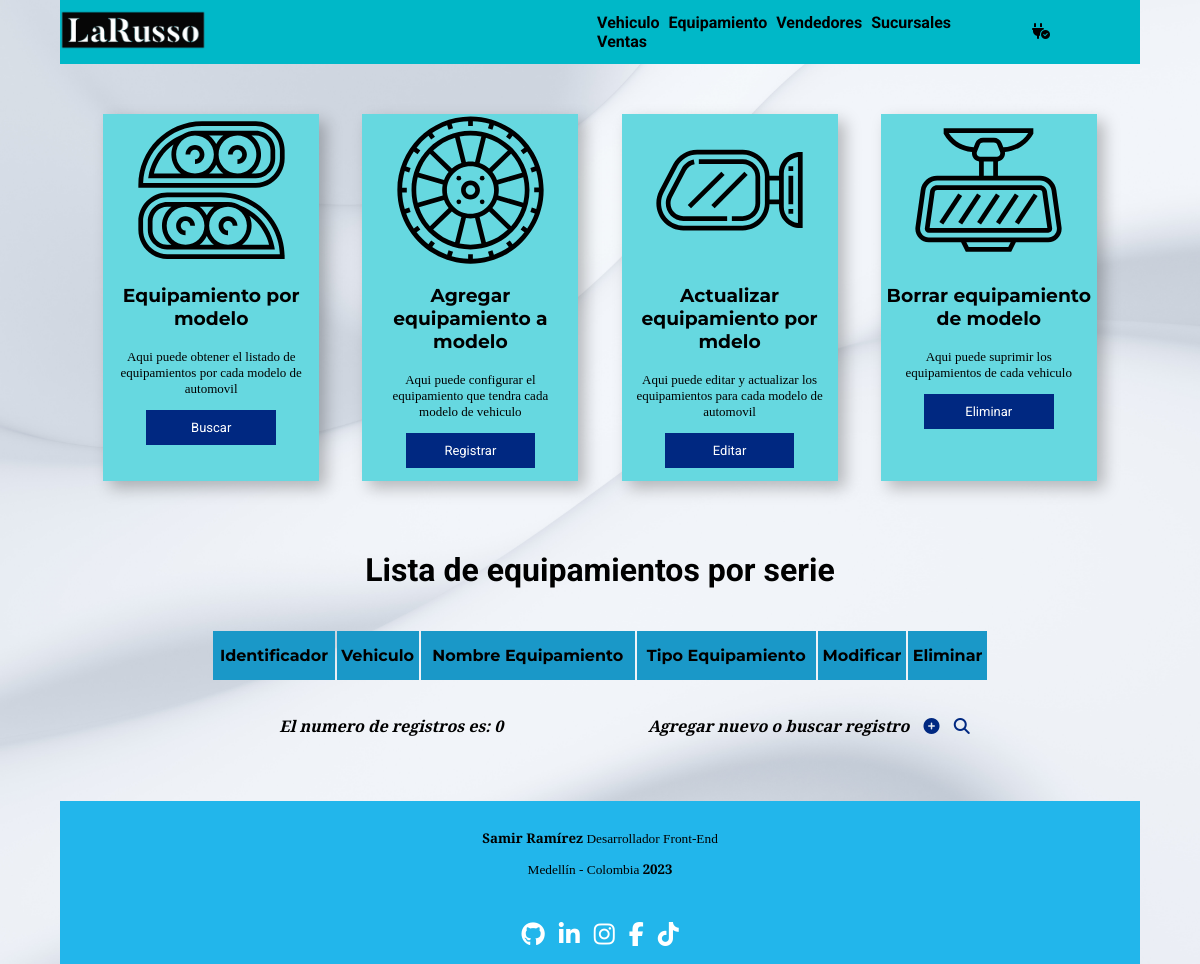
The app's page /equipamiento/crear/equipamientoxmodelo/index.php, older data.
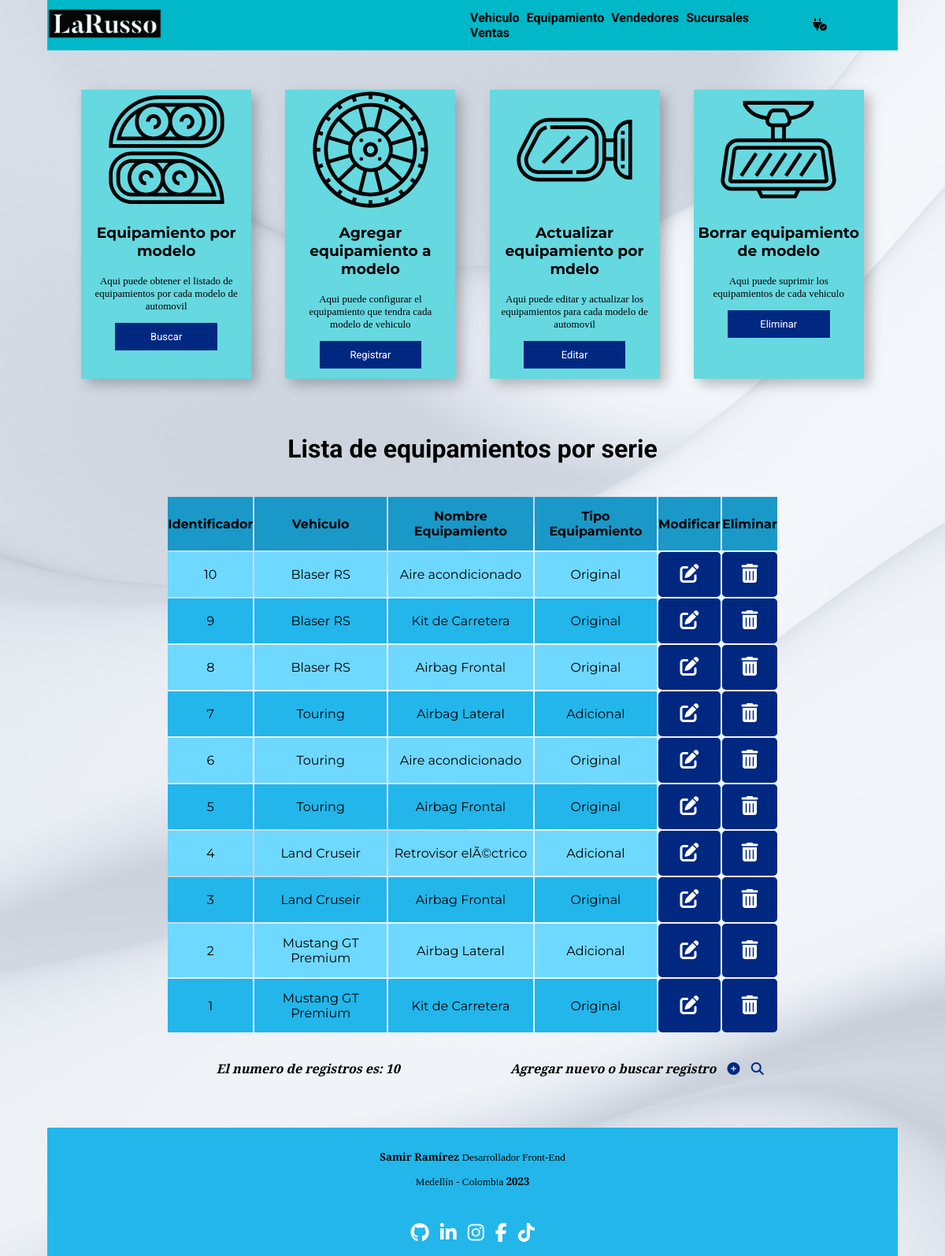
The same page, newer data.
### tables this page shows
CREATE TABLE `equipamiento_x_modelo` (
  `id_eq_x_modelo` int(8) NOT NULL,
  `Id_vehiculo` int(8) NOT NULL,
  `id_equipamiento` int(8) NOT NULL,
  `id_tipo_eq` int(8) NOT NULL
);

CREATE TABLE `vehiculos` (
  `Id_vehiculo` int(8) NOT NULL,
  `marca_veh` varchar(30) NOT NULL,
  `serie_veh` varchar(30) NOT NULL,
  `modelo_veh` varchar(5) NOT NULL,
  `bastidor_veh` varchar(20) NOT NULL,
  `potencia_veh` varchar(20) NOT NULL,
  `motor_veh` varchar(15) NOT NULL,
  `nro_cilindros_veh` varchar(10) NOT NULL,
  `cilindrada_veh` varchar(10) NOT NULL,
  `precio_veh` int(15) NOT NULL,
  `descuento_veh` decimal(5,0) NOT NULL
);

CREATE TABLE `equipamiento` (
  `id_equipamiento` int(8) NOT NULL,
  `nombre_eq` varchar(30) NOT NULL,
  `precio_eq` int(7) NOT NULL
);

CREATE TABLE `tipo_equipamiento` (
  `id_tipo_eq` int(8) NOT NULL,
  `nombre_tipo_eq` varchar(30) NOT NULL
);

### equipamiento/crear/equipamientoxmodelo/function-view.php (the view)
<?php
    $consult= "SELECT exm.*, m.serie_veh, ne.nombre_eq, te.nombre_tipo_eq FROM equipamiento_x_modelo AS exm JOIN vehiculos AS m ON exm.Id_vehiculo=m.Id_vehiculo JOIN equipamiento AS ne ON exm.id_equipamiento=ne.id_equipamiento JOIN tipo_equipamiento AS te ON exm.id_tipo_eq=te.id_tipo_eq ORDER BY id_eq_x_modelo DESC";
    if($result= mysqli_query($cnx, $consult)) {
        echo "<table class='list-tipo'>
        <tr class='row-table'>
            <th class='th-table'>Identificador</th>
            <th class='th-table'>Vehiculo</th>
            <th class='th-table'>Nombre Equipamiento</th>
            <th class='th-table'>Tipo Equipamiento</th>
            <th class='th-table'>Modificar</th>
            <th class='th-table'>Eliminar</th>
        </tr>";
        while($rows= mysqli_fetch_array($result)) {
            echo "<tr class='row-td-table'>
            <td class='td-table'>". $rows['id_eq_x_modelo'] ."</td>
            <td class='td-table'>". $rows['serie_veh'] ."</td>
            <td class='td-table'>". $rows['nombre_eq'] ."</td>
            <td class='td-table'>". $rows['nombre_tipo_eq'] ."</td>
            <td class='td-table-btn'>
                <a class='td-btn-table' href='editar/frm-editar.php?ide=" .$rows['id_eq_x_modelo']. "'>
                    <i class='fa-solid fa-pen-to-square'></i>
                </a>
            </td>
            <td class='td-table-btn'>
                <a class='td-btn-table' href='borrar/confirm-delete.php?ide=" .$rows['id_eq_x_modelo']. "'>
                    <i class='fa-solid fa-trash-can'></i>
                </a>
            </td>
        </tr>";
        }
       echo "</table>";
       $controws= mysqli_num_rows($result);
       echo "<div class='cont-count-add'>
       <div class='count'>
           <h2 class='h2-count'>
               El numero de registros es: $controws
           </h2>
       </div>
       <div class='add'>
           <h2 class='h2-add'>
               Agregar nuevo o buscar registro
               <a href='crear/form.php' class='a-add'>
                   <i class='fa-solid fa-circle-plus'></i>
               </a>
               <a href='consulta/consult.php' class= 'a-add'>
                    <i class='fa-solid fa-magnifying-glass'></i>
                </a>
           </h2>
       </div>
   </div>";
    }
?>

### equipamiento/crear/equipamientoxmodelo/index.php (shortened to what this page needs)
<!DOCTYPE html>
<html lang="en">
<head>
    <link rel="stylesheet" href="../../../assents/css/reset.css">
    <link rel="stylesheet" href="../../../assents/css/cars/index.css">
    <link rel="stylesheet" href="../../../assents/css/equipamiento/tipos/view.css">
</head>
<body>
    <header>
        <nav>
            <div class="logo">
                <img class="logo-img" src="../../../assents/img/logo2.png" alt="">
            </div>
            <div class="menu">
                <a class="link" href="../../../vehiculos/index.php">Vehiculo</a>
                <a class="link" href="../../../equipamiento/index.php">Equipamiento</a>
                <a class="link" href="../../../vendedores/index.php">Vendedores</a>
                <a class="link" href="../../../sucursales/index.php">Sucursales</a>
                <a class="link" href="../../../ventas/index.php">Ventas</a>
            </div>
            <div class="cnx">
                <?php
                    require ("../../../cnx.php");
                ?>
            </div>
        </nav>
    </header>
    <section>
        <article class="cards">
            <div class="img-card">
                <img src="../../../assents/img/lagicons/car-front-headlamp-svgrepo-com.svg" alt="Buscar vehiculo" class="img-srch">
            </div>
            <div class="body-card">
                <h1 class="p-card">Equipamiento por modelo</h1>
            </div>
            <div class="footer-card">
                <h3 class="txt-card">Aqui puede obtener el listado de equipamientos por cada modelo de automovil</h3>
            </div>
            <a class="a-card" href="consultar/index-consulta.php">
                <div class="btn-card">
                    <p class="p-btn">Buscar</p>
                </div>
            </a>
        </article>
        <article class="cards">
            <div class="img-card">
                <img src="../../../assents/img/lagicons/car-metal-steel-svgrepo-com.svg" alt="Crear vehiculo" class="img-create">
            </div>
            <div class="body-card">
                <h1 class="p-card">Agregar  equipamiento a modelo</h1>
            </div>
            <div  class="footer-card">
                <h3 class="txt-card">Aqui puede configurar el equipamiento que tendra cada modelo de vehiculo</h3>
            </div>
            <a class="a-card" href="crear/form.php">
                <div class="btn-card">
                    <p class="p-btn">Registrar</p>
                </div>
            </a>
        </article>
        <article class="cards">
            <div class="img-card">
                <img src="../../../assents/img/lagicons/car-door-mirror-svgrepo-com.svg" alt="Actualizar vehiculo" class="img-updt">
            </div>
            <div class="body-card">
                <h1 class="p-card">Actualizar equipamiento por mdelo</h1>
            </div>
            <div class="footer-card">
                <h3 class="txt-card">Aqui puede editar y actualizar los equipamientos para cada modelo de automovil</h3>
            </div>
            <a class="a-card" href="consultar/index-consulta.php">
                <div class="btn-card">
                    <p class="p-btn">Editar</p>
                </div>
            </a>
        </article>
        <article class="cards">
            <div class="img-card">
                <img src="../../../assents/img/lagicons/back-car-mirror-svgrepo-com.svg" alt="Borrar registro" class="img-dlt">
            </div>
            <div class="body-card">
                <h1 class="p-card">Borrar equipamiento de modelo</h1>
            </div>
            <div class="footer-card">
                <h3 class="txt-card">Aqui puede suprimir los equipamientos de cada vehiculo</h3>
            </div>
            <a class="a-card" href="../equipamiento/crear/tipo/view.php">
                <div class="btn-card">
                    <p class="p-btn">Eliminar</p>
                </div>
            </a>
        </article>
    </section>
    <section class="sct-list-tipo">
        <div class="title">
            <h1 class="h1-title">
                Lista de equipamientos por serie
            </h1>
        </div>
        <div class="cont-table">
           <?php
                include("function-view.php");
           ?>
        </div>
    </section>
    <footer>
        <div class="footer">
            <div class="dev">
                <p class="p-footer"><strong>Samir Ramírez</strong> Desarrollador Front-End</p>
                <p class="p-footer">Medellín - Colombia <strong>2023</strong></p>
            </div>
            <div class="networks">
                <a class="icon_link" href="https://github.com/SamirFront-End" target="github"><i class="fa-brands fa-github"></i></a>
                <a class="icon_link" href="https://www.linkedin.com/in/samir-ramirez-0254621a5/" target="linkedin"><i class="fa-brands fa-linkedin-in"></i></a>
                <a class="icon_link" href="https://instagram.com/miramirez1987" target="instagram"><i class="fa-brands fa-instagram"></i></a>
                <a class="icon_link" href="https://www.facebook.com/samiramirez1987" target="facebook"><i class="fa-brands fa-facebook-f"></i></a>
                <a class="icon_link" href="https://www.tiktok.com/@samdevfreelance" target="tiktok"><i class="fa-brands fa-tiktok"></i></a>
            </div>
        </div>
    </footer>
</body>
</html>

### cnx.php
<?php
    $host= "localhost";
    $db= "lag";
    $usr= "root";
    $psw= "";
    $cnx= mysqli_connect($host, $usr, $psw, $db);
    if($cnx){
        echo "<i class='fa-solid fa-plug-circle-check'></i>";
    } else {
        echo "<i class='fa-solid fa-plug-circle-xmark'></i>";
    }
?>

### assents/css/cars/index.css (style rules this page uses)
body { background-image: url(../../img/pattern.jpg); background-repeat: no-repeat; background-size: cover; }
header { width: 90%; margin: auto; background-color: var(--colorcuatro); }
nav { display: grid; grid-template-columns: 45% 45% 10%; align-items: center; }
.logo-img { width: 30%; }
.menu { width: 80%; margin: auto; }
.link { margin: 0 2.5px; text-decoration: none; font-family: var(--fuenteuno); font-weight: bolder; color: black; }
section { width: 90%; margin: auto; margin-top: 50px; margin-bottom: 50px; display: grid; grid-template-columns: 20% 20% 20% 20%; justify-content: space-evenly; }
.cards { background-color: var(--clarocuatro); box-shadow: 7px 7px 15px rgba(0, 0, 0, 25%); }
.img-card { display: flex; justify-content: center; align-content: center; }
.img-srch, .img-create, .img-updt, .img-dlt { width: 70%; margin: auto; }
.p-card { text-align: center; font-family: var(--fuentedos); font-weight: bolder; }
.footer-card { width: 90%; margin: auto; }
.txt-card { text-align: center; font-family: var(--fuentetres); font-size: small; font-weight: lighter; }
.btn-card { background-color: var(--colortres); width: 60%; margin: auto; }
.a-card { text-decoration: none; }
.p-btn { font-family: var(--fuenteuno); font-size: small; color: white; text-align: center; padding: 10px; }
footer { background-color: var(--coloruno); width: 90%; margin: auto; }
.footer { width: 90%; margin: auto; display: grid; justify-content:center; }
.dev, .networks { margin: 15px; text-align: center; }
.p-footer { font-family: var(--fuentetres); font-size: smaller; }
.icon_link { color: white; font-size: x-large; margin: 0 5px; }

### assents/css/equipamiento/tipos/view.css (style rules this page uses)
body { background-image: url(../../../img/pattern.jpg); background-repeat: no-repeat; background-size: cover; }
header { width: 90%; margin: auto; background-color: var(--colorcuatro); }
nav { display: grid; grid-template-columns: 45% 45% 10%; align-items: center; }
.logo-img { width: 30%; }
.menu { width: 80%; margin: auto; }
.link { margin: 0 2.5px; text-decoration: none; font-family: var(--fuenteuno); font-weight: bolder; color: black; }
.sct-list-tipo { width: 90%; margin: auto; margin-top: 50px; margin-bottom: 50px; display: grid; grid-template-columns: 80%; justify-content: space-evenly; }
.title { margin-bottom: 20px; }
.h1-title { width: 60%; margin: 20px auto; text-align: center; font-family: var(--fuenteuno); font-size: xx-large; }
.list-tipo { width: 90%; margin: auto; }
.row-td-table:nth-child(even) { background-color: var(--clarouno); }
.row-td-table:nth-child(odd) { background-color: var(--coloruno); }
.th-table, .td-table { text-align: center; padding: 15px 0; font-family: var(--fuentedos); }
.td-table-btn { text-align: center; padding: 15px 0; background-color: var(--colortres); border-radius: 5px; }
.th-table { background-color: var(--oscurouno); }
.td-btn-table { font-size: x-large; color: white; }
.cont-count-add { width: 100%; margin-top: 20px; display: grid; grid-template-columns: 45% 45%; justify-content: space-evenly; }
.h2-count, .h2-add { text-align: center; font-family: var(--fuentetres); font-style: oblique; font-size: medium; }
.fa-circle-plus, .fa-magnifying-glass { color: var(--colortres); margin-left: 10px; }
.a-add { text-decoration: none; }
footer { background-color: var(--coloruno); width: 90%; margin: auto; }
.footer { width: 90%; margin: auto; display: grid; justify-content:center; }
.dev, .networks { margin: 15px; text-align: center; }
.p-footer { font-family: var(--fuentetres); font-size: smaller; }
.icon_link { color: white; font-size: x-large; margin: 0 5px; }

Row changes from the older to the newer data that the page shows:
added equipamiento_x_modelo: id_eq_x_modelo "10", Id_vehiculo.serie_veh "Blaser RS", id_equipamiento.nombre_eq "Aire acondicionado", id_tipo_eq.nombre_tipo_eq "Original"
added equipamiento_x_modelo: id_eq_x_modelo "9", Id_vehiculo.serie_veh "Blaser RS", id_equipamiento.nombre_eq "Kit de Carretera", id_tipo_eq.nombre_tipo_eq "Original"
added equipamiento_x_modelo: id_eq_x_modelo "8", Id_vehiculo.serie_veh "Blaser RS", id_equipamiento.nombre_eq "Airbag Frontal", id_tipo_eq.nombre_tipo_eq "Original"
added equipamiento_x_modelo: id_eq_x_modelo "7", Id_vehiculo.serie_veh "Touring", id_equipamiento.nombre_eq "Airbag Lateral", id_tipo_eq.nombre_tipo_eq "Adicional"
added equipamiento_x_modelo: id_eq_x_modelo "6", Id_vehiculo.serie_veh "Touring", id_equipamiento.nombre_eq "Aire acondicionado", id_tipo_eq.nombre_tipo_eq "Original"
added equipamiento_x_modelo: id_eq_x_modelo "5", Id_vehiculo.serie_veh "Touring", id_equipamiento.nombre_eq "Airbag Frontal", id_tipo_eq.nombre_tipo_eq "Original"
added equipamiento_x_modelo: id_eq_x_modelo "4", Id_vehiculo.serie_veh "Land Cruseir", id_equipamiento.nombre_eq "Retrovisor elÃ©ctrico", id_tipo_eq.nombre_tipo_eq "Adicional"
added equipamiento_x_modelo: id_eq_x_modelo "3", Id_vehiculo.serie_veh "Land Cruseir", id_equipamiento.nombre_eq "Airbag Frontal", id_tipo_eq.nombre_tipo_eq "Original"
added equipamiento_x_modelo: id_eq_x_modelo "2", Id_vehiculo.serie_veh "Mustang GT Premium", id_equipamiento.nombre_eq "Airbag Lateral", id_tipo_eq.nombre_tipo_eq "Adicional"
added equipamiento_x_modelo: id_eq_x_modelo "1", Id_vehiculo.serie_veh "Mustang GT Premium", id_equipamiento.nombre_eq "Kit de Carretera", id_tipo_eq.nombre_tipo_eq "Original"
Text that changed along with them:
$controws: "0" → "10"
